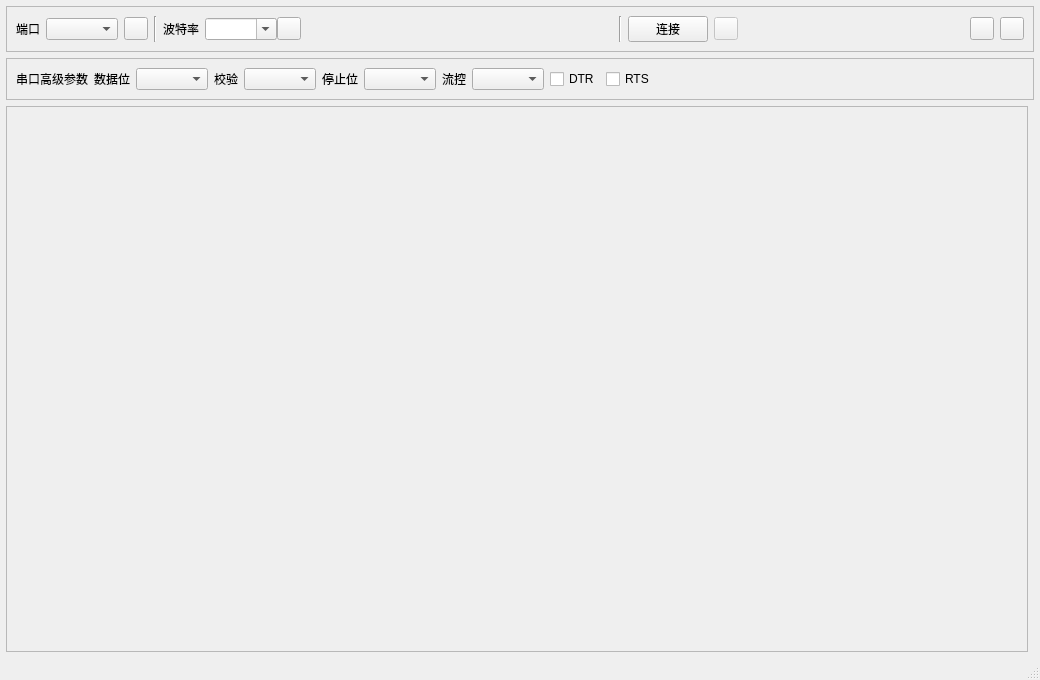
<?xml version="1.0" encoding="UTF-8"?>
<ui version="4.0">
 <class>MainWindow</class>
 <widget class="QMainWindow" name="MainWindow">
  <property name="geometry">
   <rect>
    <x>0</x>
    <y>0</y>
    <width>1040</width>
    <height>680</height>
   </rect>
  </property>
  <property name="windowTitle">
   <string>Xterm</string>
  </property>
  <widget class="QWidget" name="centralwidget">
   <layout class="QVBoxLayout" name="mainLayout">
    <property name="leftMargin">
     <number>6</number>
    </property>
    <property name="topMargin">
     <number>6</number>
    </property>
    <property name="rightMargin">
     <number>6</number>
    </property>
    <property name="bottomMargin">
     <number>6</number>
    </property>
    <property name="spacing">
     <number>6</number>
    </property>
    <item>
     <widget class="QFrame" name="connectionBar">
      <property name="sizePolicy">
       <sizepolicy hsizetype="Preferred" vsizetype="Fixed">
        <horstretch>0</horstretch>
        <verstretch>0</verstretch>
       </sizepolicy>
      </property>
      <property name="frameShape">
       <enum>QFrame::StyledPanel</enum>
      </property>
      <layout class="QHBoxLayout" name="connectionLayout">
       <property name="spacing">
        <number>6</number>
       </property>
       <item>
        <widget class="QStackedWidget" name="modeStack">
         <property name="sizePolicy">
          <sizepolicy hsizetype="Preferred" vsizetype="Preferred">
           <horstretch>0</horstretch>
           <verstretch>0</verstretch>
          </sizepolicy>
         </property>
         <property name="currentIndex">
          <number>0</number>
         </property>
         <widget class="QWidget" name="serialPanel">
          <layout class="QHBoxLayout" name="serialPanelLayout">
           <property name="spacing">
            <number>6</number>
           </property>
           <property name="leftMargin">
            <number>0</number>
           </property>
           <property name="topMargin">
            <number>0</number>
           </property>
           <property name="rightMargin">
            <number>0</number>
           </property>
           <property name="bottomMargin">
            <number>0</number>
           </property>
           <item>
            <widget class="QLabel" name="portLabel">
             <property name="text">
              <string>端口</string>
             </property>
            </widget>
           </item>
           <item>
            <widget class="QComboBox" name="portCombo">
             <property name="minimumWidth">
              <number>150</number>
             </property>
             <property name="sizeAdjustPolicy">
              <enum>QComboBox::AdjustToContents</enum>
             </property>
            </widget>
           </item>
           <item>
            <widget class="QToolButton" name="refreshPortBtn">
             <property name="toolTip">
              <string>刷新端口列表</string>
             </property>
            </widget>
           </item>
           <item>
            <widget class="QFrame" name="vline2">
             <property name="frameShape">
              <enum>QFrame::VLine</enum>
             </property>
             <property name="frameShadow">
              <enum>QFrame::Sunken</enum>
             </property>
            </widget>
           </item>
           <item>
            <widget class="QLabel" name="baudLabel">
             <property name="text">
              <string>波特率</string>
             </property>
            </widget>
           </item>
           <item>
            <widget class="QWidget" name="baudGroup">
             <layout class="QHBoxLayout" name="baudGroupLayout">
              <property name="spacing">
               <number>0</number>
              </property>
              <property name="leftMargin">
               <number>0</number>
              </property>
              <property name="topMargin">
               <number>0</number>
              </property>
              <property name="rightMargin">
               <number>0</number>
              </property>
              <property name="bottomMargin">
               <number>0</number>
              </property>
              <item alignment="Qt::AlignVCenter">
               <widget class="QComboBox" name="baudCombo">
                <property name="editable">
                 <bool>true</bool>
                </property>
                <property name="minimumWidth">
                 <number>90</number>
                </property>
               </widget>
              </item>
              <item alignment="Qt::AlignVCenter">
               <widget class="QToolButton" name="settingsBtn">
                <property name="toolTip">
                 <string>连接高级参数（数据位/校验/停止位）</string>
                </property>
               </widget>
              </item>
             </layout>
            </widget>
           </item>
           <item>
            <spacer name="serialPanelSpacer">
             <property name="orientation">
              <enum>Qt::Horizontal</enum>
             </property>
             <property name="sizeHint" stdset="0">
              <size>
               <width>0</width>
               <height>0</height>
              </size>
             </property>
            </spacer>
           </item>
          </layout>
         </widget>
         <widget class="QWidget" name="sshPanel">
          <layout class="QHBoxLayout" name="sshPanelLayout">
           <property name="spacing">
            <number>6</number>
           </property>
           <property name="leftMargin">
            <number>0</number>
           </property>
           <property name="topMargin">
            <number>0</number>
           </property>
           <property name="rightMargin">
            <number>0</number>
           </property>
           <property name="bottomMargin">
            <number>0</number>
           </property>
           <item>
            <widget class="QLabel" name="hostLabel">
             <property name="text">
              <string>主机</string>
             </property>
            </widget>
           </item>
           <item>
            <widget class="QLineEdit" name="hostEdit">
             <property name="minimumWidth">
              <number>108</number>
             </property>
             <property name="maximumWidth">
              <number>108</number>
             </property>
             <property name="sizePolicy">
              <sizepolicy hsizetype="Fixed" vsizetype="Fixed">
               <horstretch>0</horstretch>
               <verstretch>0</verstretch>
              </sizepolicy>
             </property>
             <property name="placeholderText">
              <string>主机名或 IP</string>
             </property>
             <property name="toolTip">
              <string>主机名 / IP，也可以是 ~/.ssh/config 里的别名</string>
             </property>
            </widget>
           </item>
           <item>
            <widget class="QLabel" name="sshPortLabel">
             <property name="text">
              <string>端口</string>
             </property>
            </widget>
           </item>
           <item>
            <widget class="QComboBox" name="sshPortCombo">
             <property name="sizePolicy">
              <sizepolicy hsizetype="Fixed" vsizetype="Fixed">
               <horstretch>0</horstretch>
               <verstretch>0</verstretch>
              </sizepolicy>
             </property>
             <property name="editable">
              <bool>true</bool>
             </property>
             <property name="insertPolicy">
              <enum>QComboBox::NoInsert</enum>
             </property>
            </widget>
           </item>
           <item>
            <widget class="QLabel" name="userLabel">
             <property name="text">
              <string>用户</string>
             </property>
            </widget>
           </item>
           <item>
            <widget class="QLineEdit" name="userEdit">
             <property name="minimumWidth">
              <number>35</number>
             </property>
             <property name="maximumWidth">
              <number>51</number>
             </property>
             <property name="placeholderText">
              <string>可留空</string>
             </property>
             <property name="toolTip">
              <string>留空则用 ~/.ssh/config 或当前用户名</string>
             </property>
            </widget>
           </item>
           <item>
            <widget class="QLabel" name="pwLabel">
             <property name="text">
              <string>密码</string>
             </property>
            </widget>
           </item>
           <item>
            <widget class="QWidget" name="passwordGroup">
             <layout class="QHBoxLayout" name="passwordGroupLayout">
              <property name="spacing">
               <number>0</number>
              </property>
              <property name="leftMargin">
               <number>0</number>
              </property>
              <property name="topMargin">
               <number>0</number>
              </property>
              <property name="rightMargin">
               <number>0</number>
              </property>
              <property name="bottomMargin">
               <number>0</number>
              </property>
              <item alignment="Qt::AlignVCenter">
               <widget class="QLineEdit" name="passwordEdit">
                <property name="minimumWidth">
                 <number>69</number>
                </property>
                <property name="maximumWidth">
                 <number>104</number>
                </property>
                <property name="echoMode">
                 <enum>QLineEdit::Password</enum>
                </property>
                <property name="placeholderText">
                 <string>自动登录，可留空手输</string>
                </property>
                <property name="toolTip">
                 <string>连接时若终端出现 password 提示，自动帮你填入并回车；不用密钥/agent 时填这里最省事</string>
                </property>
               </widget>
              </item>
              <item alignment="Qt::AlignVCenter">
               <widget class="QToolButton" name="pwToggleBtn">
                <property name="toolTip">
                 <string>显示密码</string>
                </property>
                <property name="toolButtonStyle">
                 <enum>Qt::ToolButtonIconOnly</enum>
                </property>
                <property name="autoRaise">
                 <bool>false</bool>
                </property>
               </widget>
              </item>
             </layout>
            </widget>
           </item>
           <item>
            <widget class="QFrame" name="vline3">
             <property name="frameShape">
              <enum>QFrame::VLine</enum>
             </property>
             <property name="frameShadow">
              <enum>QFrame::Sunken</enum>
             </property>
            </widget>
           </item>
           <item>
            <widget class="QToolButton" name="sshSettingsBtn">
             <property name="toolTip">
              <string>SSH 高级参数（私钥/超时）</string>
             </property>
            </widget>
           </item>
           <item>
            <spacer name="sshPanelSpacer">
             <property name="orientation">
              <enum>Qt::Horizontal</enum>
             </property>
             <property name="sizeHint" stdset="0">
              <size>
               <width>0</width>
               <height>0</height>
              </size>
             </property>
            </spacer>
           </item>
          </layout>
         </widget>
        </widget>
       </item>
       <item>
        <widget class="QFrame" name="vline1">
         <property name="frameShape">
          <enum>QFrame::VLine</enum>
         </property>
         <property name="frameShadow">
          <enum>QFrame::Sunken</enum>
         </property>
        </widget>
       </item>
       <item>
        <widget class="QPushButton" name="connectBtn">
         <property name="text">
          <string>连接</string>
         </property>
         <property name="toolTip">
          <string>连接串口</string>
         </property>
        </widget>
       </item>
       <item>
        <widget class="QToolButton" name="filesBtn">
         <property name="enabled">
          <bool>false</bool>
         </property>
         <property name="toolTip">
          <string>SFTP 文件管理（需 SSH 连接）</string>
         </property>
         <property name="toolButtonStyle">
          <enum>Qt::ToolButtonIconOnly</enum>
         </property>
        </widget>
       </item>
       <item>
        <spacer name="connSpacer">
         <property name="orientation">
          <enum>Qt::Horizontal</enum>
         </property>
         <property name="sizeHint" stdset="0">
          <size>
           <width>0</width>
           <height>0</height>
          </size>
         </property>
        </spacer>
       </item>
       <item>
        <widget class="QToolButton" name="modeBtn">
         <property name="toolTip">
          <string>切换串口 / SSH 终端</string>
         </property>
         <property name="toolButtonStyle">
          <enum>Qt::ToolButtonTextBesideIcon</enum>
         </property>
        </widget>
       </item>
       <item>
        <widget class="QToolButton" name="themeBtn">
         <property name="toolTip">
          <string>切换亮色 / 深色主题</string>
         </property>
        </widget>
       </item>
      </layout>
     </widget>
    </item>
    <item>
     <widget class="QFrame" name="advancedBar">
      <property name="sizePolicy">
       <sizepolicy hsizetype="Preferred" vsizetype="Fixed">
        <horstretch>0</horstretch>
        <verstretch>0</verstretch>
       </sizepolicy>
      </property>
      <property name="visible">
       <bool>false</bool>
      </property>
      <property name="frameShape">
       <enum>QFrame::StyledPanel</enum>
      </property>
      <layout class="QHBoxLayout" name="advancedLayout">
       <property name="spacing">
        <number>6</number>
       </property>
       <item>
        <widget class="QStackedWidget" name="advancedStack">
         <property name="currentIndex">
          <number>0</number>
         </property>
         <widget class="QWidget" name="serialAdvPanel">
          <layout class="QHBoxLayout" name="serialAdvLayout">
           <property name="spacing">
            <number>6</number>
           </property>
           <property name="leftMargin">
            <number>0</number>
           </property>
           <property name="topMargin">
            <number>0</number>
           </property>
           <property name="rightMargin">
            <number>0</number>
           </property>
           <property name="bottomMargin">
            <number>0</number>
           </property>
           <item>
            <widget class="QLabel" name="advancedTitle">
             <property name="text">
              <string>串口高级参数</string>
             </property>
            </widget>
           </item>
           <item>
            <widget class="QLabel" name="dataBitsLabel">
             <property name="text">
              <string>数据位</string>
             </property>
            </widget>
           </item>
           <item>
            <widget class="QComboBox" name="dataBitsCombo"/>
           </item>
           <item>
            <widget class="QLabel" name="parityLabel">
             <property name="text">
              <string>校验</string>
             </property>
            </widget>
           </item>
           <item>
            <widget class="QComboBox" name="parityCombo"/>
           </item>
           <item>
            <widget class="QLabel" name="stopBitsLabel">
             <property name="text">
              <string>停止位</string>
             </property>
            </widget>
           </item>
           <item>
            <widget class="QComboBox" name="stopBitsCombo"/>
           </item>
           <item>
            <widget class="QLabel" name="flowLabel">
             <property name="text">
              <string>流控</string>
             </property>
            </widget>
           </item>
           <item>
            <widget class="QComboBox" name="flowCombo">
             <property name="toolTip">
              <string>硬件流控需要设备侧接好 RTS/CTS 线</string>
             </property>
            </widget>
           </item>
           <item>
            <widget class="QCheckBox" name="dtrCheck">
             <property name="toolTip">
              <string>打开串口后的 DTR 电平。DTR 接复位电路的板子（ESP32/Arduino）取消勾选可避免连接时复位</string>
             </property>
             <property name="text">
              <string>DTR</string>
             </property>
            </widget>
           </item>
           <item>
            <widget class="QCheckBox" name="rtsCheck">
             <property name="toolTip">
              <string>打开串口后的 RTS 电平（硬件流控时由驱动接管，此项无效）</string>
             </property>
             <property name="text">
              <string>RTS</string>
             </property>
            </widget>
           </item>
           <item>
            <spacer name="advSpacer">
             <property name="orientation">
              <enum>Qt::Horizontal</enum>
             </property>
             <property name="sizeHint" stdset="0">
              <size>
               <width>0</width>
               <height>0</height>
              </size>
             </property>
            </spacer>
           </item>
          </layout>
         </widget>
         <widget class="QWidget" name="sshAdvPanel">
          <layout class="QHBoxLayout" name="sshAdvLayout">
           <property name="spacing">
            <number>6</number>
           </property>
           <property name="leftMargin">
            <number>0</number>
           </property>
           <property name="topMargin">
            <number>0</number>
           </property>
           <property name="rightMargin">
            <number>0</number>
           </property>
           <property name="bottomMargin">
            <number>0</number>
           </property>
           <item>
            <widget class="QLabel" name="sshAdvTitle">
             <property name="text">
              <string>SSH 高级参数</string>
             </property>
            </widget>
           </item>
           <item>
            <widget class="QLabel" name="keyLabel">
             <property name="text">
              <string>私钥(可选)</string>
             </property>
            </widget>
           </item>
           <item>
            <widget class="QLineEdit" name="keyEdit">
             <property name="minimumWidth">
              <number>200</number>
             </property>
             <property name="placeholderText">
              <string>使用密钥登录时填，密码登录留空</string>
             </property>
             <property name="toolTip">
              <string>私钥文件路径（ssh -i 参数）。平时留空即可：用上方「密码」自动登录，或在终端里手动输密码</string>
             </property>
            </widget>
           </item>
           <item>
            <widget class="QToolButton" name="keyBrowseBtn">
             <property name="text">
              <string>…</string>
             </property>
             <property name="toolTip">
              <string>选择私钥文件</string>
             </property>
            </widget>
           </item>
           <item>
            <widget class="QLabel" name="timeoutLabel">
             <property name="text">
              <string>超时</string>
             </property>
            </widget>
           </item>
           <item>
            <widget class="QComboBox" name="timeoutCombo">
             <property name="minimumWidth">
              <number>64</number>
             </property>
             <property name="maximumWidth">
              <number>90</number>
             </property>
             <property name="toolTip">
              <string>等多久算连不上（秒）。主机一直没响应就报错收场；网慢/设备休眠时可调大，默认 10 秒够用</string>
             </property>
            </widget>
           </item>
           <item>
            <spacer name="sshAdvSpacer">
             <property name="orientation">
              <enum>Qt::Horizontal</enum>
             </property>
             <property name="sizeHint" stdset="0">
              <size>
               <width>0</width>
               <height>0</height>
              </size>
             </property>
            </spacer>
           </item>
          </layout>
         </widget>
        </widget>
       </item>
      </layout>
     </widget>
    </item>
    <item>
     <layout class="QHBoxLayout" name="centerLayout">
      <property name="spacing">
       <number>6</number>
      </property>
      <item>
       <widget class="QFrame" name="terminalPanel">
        <property name="sizePolicy">
         <sizepolicy hsizetype="Expanding" vsizetype="Expanding">
          <horstretch>1</horstretch>
          <verstretch>0</verstretch>
         </sizepolicy>
        </property>
        <property name="frameShape">
         <enum>QFrame::StyledPanel</enum>
        </property>
        <layout class="QVBoxLayout" name="terminalLayout">
         <property name="leftMargin">
          <number>6</number>
         </property>
         <property name="topMargin">
          <number>6</number>
         </property>
         <property name="rightMargin">
          <number>6</number>
         </property>
         <property name="bottomMargin">
          <number>6</number>
         </property>
         <property name="spacing">
          <number>4</number>
         </property>
         <item>
          <widget class="QStackedWidget" name="terminalStack">
           <property name="currentIndex">
            <number>0</number>
           </property>
           <widget class="QWidget" name="serialTerminalPage">
            <layout class="QVBoxLayout" name="serialTerminalPageLayout">
             <property name="spacing">
              <number>0</number>
             </property>
             <property name="leftMargin">
              <number>0</number>
             </property>
             <property name="topMargin">
              <number>0</number>
             </property>
             <property name="rightMargin">
              <number>0</number>
             </property>
             <property name="bottomMargin">
              <number>0</number>
             </property>
            </layout>
           </widget>
           <widget class="QWidget" name="sshTerminalPage">
            <layout class="QVBoxLayout" name="sshTerminalPageLayout">
             <property name="spacing">
              <number>0</number>
             </property>
             <property name="leftMargin">
              <number>0</number>
             </property>
             <property name="topMargin">
              <number>0</number>
             </property>
             <property name="rightMargin">
              <number>0</number>
             </property>
             <property name="bottomMargin">
              <number>0</number>
             </property>
            </layout>
           </widget>
          </widget>
         </item>
        </layout>
       </widget>
      </item>
      <item>
       <widget class="QWidget" name="commandBarHost">
        <layout class="QVBoxLayout" name="commandBarLayout">
         <property name="leftMargin">
          <number>0</number>
         </property>
         <property name="topMargin">
          <number>0</number>
         </property>
         <property name="rightMargin">
          <number>0</number>
         </property>
         <property name="bottomMargin">
          <number>0</number>
         </property>
        </layout>
       </widget>
      </item>
     </layout>
    </item>
   </layout>
  </widget>
  <widget class="QStatusBar" name="statusbar"/>
 </widget>
 <resources/>
 <connections/>
</ui>
